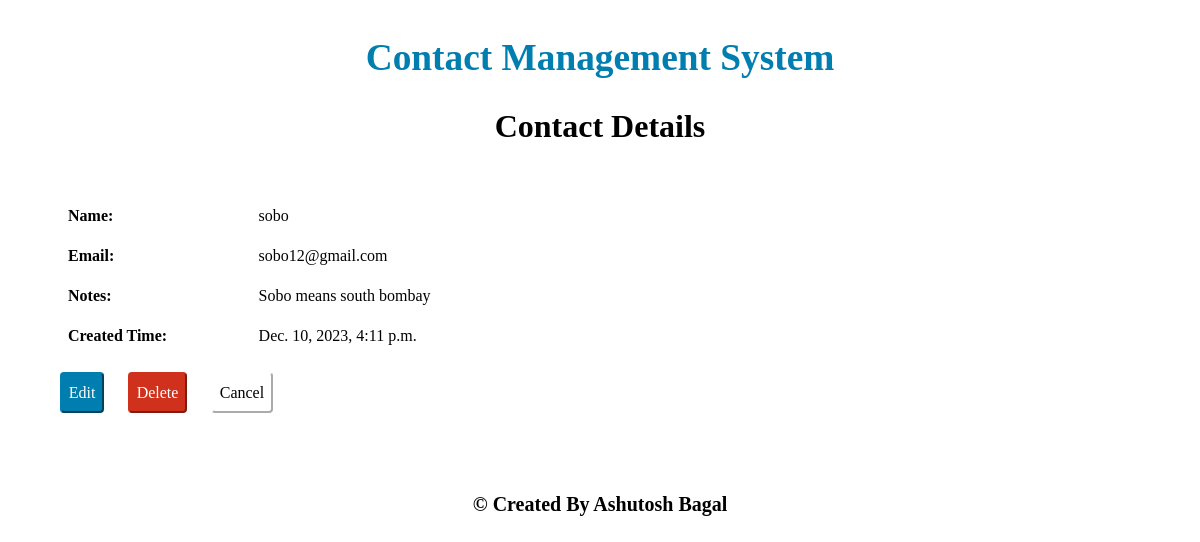
Screenshot of /contact_details/24 with the database file from the repository.
### Contact_management/models.py (models this page shows, shortened)
class contacts(models.Model):
    name = models.CharField(max_length=30)
    email=models.EmailField(max_length=30)
    notes=models.TextField()
    time = models.DateTimeField(auto_now_add=True)

### Contact_management/views.py (the view)
# urls.py: path('contact_details/<con_id>',views.contact_details,name="contact_details"),
def contact_details(request, con_id):
	contact_record = contacts.objects.get(id = con_id)
	if request.method == 'POST':
		print(">>>>>>>>>>>detail>>>>>>")
		contact_record.delete()
		return redirect("home")
	return render(request, "contact_details.html", {"contact_record" : contact_record})

### Contact_management/templates/contact_details.html (shortened to what this page needs)
{% extends 'header.html' %}
{% load static %}
{% block content %}
<!DOCTYPE html>
<html lang="en">
<head>
    <link href="https://cdn.jsdelivr.net/npm/bootstrap@5.3.2/dist/css/bootstrap.min.css" rel="stylesheet"
 />
    <link rel="stylesheet" href="{% static 'base_style.css' %}">
</head>
<body>
    <div class="body">
        <div class="sub-header">Contact Details</div>
        <br>
        <table class="table table-borderless">
            <colgroup>
                <col span="1" style="width: 15%;">
                <col span="1" style="width: 70%;">
             </colgroup>
            <tbody>
                <tr>
                    <th scope="col">Name: </th>
                    <td>{{contact_record.name}}</td>
                </tr>
                <tr>
                    <th scope="col">Email: </th>
                    <td>{{contact_record.email}}</td>
                </tr>
                <tr>
                    <th scope="col">Notes: </th>
                    <td>{{contact_record.notes}}</td>
                </tr>
                <tr>
                    <th scope="col">Created Time: </th>
                    <td>{{contact_record.time}}</td>
                </tr>
            </tbody>
        </table>
        <a href="{% url 'update_contact' contact_record.id %}"><button type="button" class="color-button" >Edit</button></a>
        <a href="{% url 'delete_contact' contact_record.id %}"><button type="button" class="delete-button" >Delete</button></a>
        <a href="{% url 'home' %}"><button type="button" class="cancel-button" >Cancel</button></a>
</body>
</html>
{% endblock %}

### Contact_management/static/base_style.css (style rules this page uses)
body { font-family: Georgia, serif; color: black; margin-top: 3%; margin-bottom: 3%; margin-left: 5%; margin-right: 5%; }
.color-button { font-family: Georgia, serif; color: white; background-color: #007eb0; border-radius: 4px; padding: 5pt; border-color: #007eb0; margin-right: 15pt; }
.cancel-button { font-family: Georgia, serif; color: black; background-color: white; border-radius: 4px; padding: 5pt; border-color: white; margin-right: 15pt; }
.delete-button { font-family: Georgia, serif; color: white; background-color: #d0311c; border-radius: 4px; padding: 5pt; border-color: #d0311c; margin-right: 15pt; }
.sub-header { font-family: Georgia, serif; color: black; font-size: 24pt; font-weight: bold; text-align: center; margin-top: 2%; margin-bottom: 2%; }

### rows the page displays
contacts: name "sobo", email "sobo12@gmail.com", notes "Sobo means south bombay", time "Dec. 10, 2023, 4:11 p.m."
